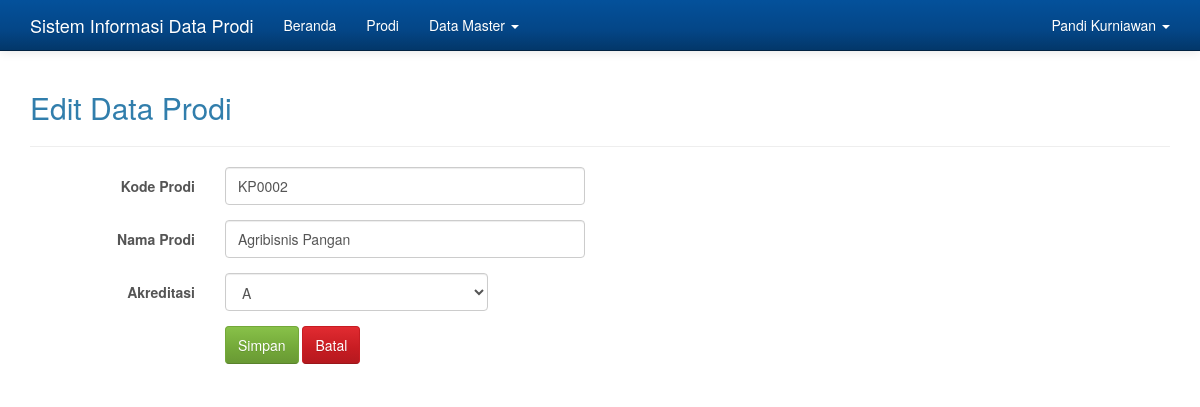
The page /admin/admin.php?hlm=prodi&aksi=edit&idprodi=15 (signed in) on the database its author committed.
### tables this page shows
CREATE TABLE `dt_prodi` (
  `idprodi` int(11) NOT NULL,
  `kdprodi` varchar(6) NOT NULL,
  `nmprodi` varchar(70) NOT NULL,
  `akreditasi` enum('A','B','C','-') NOT NULL
);

### admin/prodi_edit.php (the view, shortened to what this page needs)
<?php
if( empty( $_SESSION['id_user'] ) ){
	$_SESSION['err'] = '<strong>ERROR!</strong> Anda harus login terlebih dahulu.';
	header('Location: ./');
	die();
} else {
	if( isset( $_REQUEST['submit'] )){
		$id_prodi = $_REQUEST['idprodi'];
		$kdprodi = $_REQUEST['kdprodi'];
		$nmprodi = $_REQUEST['nmprodi'];
		$akreditasi = $_REQUEST['akreditasi'];
		$sql = mysqli_query($koneksi, "UPDATE dt_prodi SET kdprodi='$kdprodi', nmprodi='$nmprodi', akreditasi='$akreditasi' WHERE idprodi='$id_prodi'");
		if($sql == true){
			header('Location: ./admin.php?hlm=prodi');
			die();
		} else {
			echo 'ERROR! Periksa penulisan querynya.';
		}
	} else {
		$id_prodi = $_REQUEST['idprodi'];
		$sql = mysqli_query($koneksi, "SELECT * FROM dt_prodi WHERE idprodi='$id_prodi'");
		while($row = mysqli_fetch_array($sql)){
?>
<h2>Edit Data Prodi</h2>
<hr>
<form method="post" action="" class="form-horizontal" role="form">
	<div class="form-group">
		<label for="kdprodi" class="col-sm-2 control-label">Kode Prodi</label>
		<div class="col-sm-4">
			<input type="text" class="form-control" id="kdprodi" value="<?php echo $row['kdprodi']; ?>" name="kdprodi" placeholder="Kode Prodi" required>
		</div>
	</div>
	<div class="form-group">
		<label for="nmprodi" class="col-sm-2 control-label">Nama Prodi</label>
		<div class="col-sm-4">
			<input type="text" class="form-control" id="nmprodi" value="<?php echo $row['nmprodi']; ?>" name="nmprodi" placeholder="Nama Prodi" required>
		</div>
	</div>
	<div class="form-group">
		<label for="akreditasi" class="col-sm-2 control-label">Akreditasi</label>
		<div class="col-sm-3">
			<select name="akreditasi" class="form-control" required>
				<option value="<?php echo $row['akreditasi']?>">
				<?php
					$akreditasi = $row['akreditasi'];
					if($akreditasi == "A"){
						echo 'A';
					}else if($akreditasi == "B"){
						echo 'B';
					}else if($akreditasi == "C"){
						echo 'C';
					}else {
						echo '-';
					}
				?>
				</option>
			</select>
		</div>
	</div>
	<div class="form-group">
		<div class="col-sm-offset-2 col-sm-10">
			<button type="submit" name="submit" class="btn btn-success">Simpan</button>
			<a href="./admin.php?hlm=prodi" class="btn btn-danger">Batal</a>
		</div>
	</div>
</form>
<?php
	}
	}
}
?>

### admin/admin.php (style rules this page uses)
body { min-height: 200px; padding-top: 70px; }

### rows shown on the page
dt_prodi: kdprodi "KP0002", nmprodi "Agribisnis Pangan", akreditasi "A"

### other values the page prints
$_SESSION['nama'] "Pandi Kurniawan"
